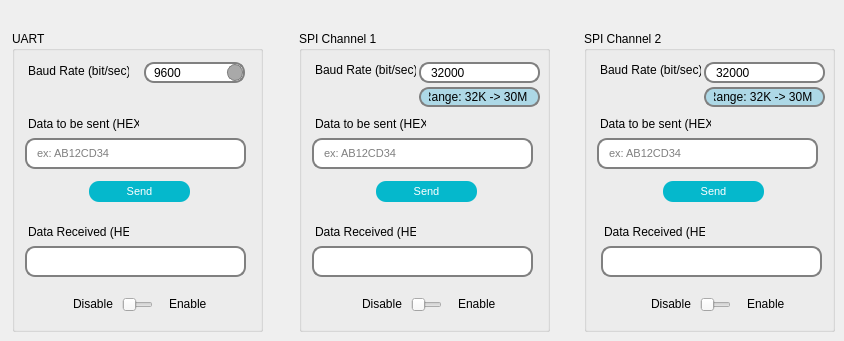
      <widget class="QWidget" name="BasicCommunication_tab">
       <attribute name="title">
        <string>Basic Communication</string>
       </attribute>
       <widget class="QGroupBox" name="UART_groupBox">
        <property name="geometry">
         <rect>
          <x>12</x>
          <y>31</y>
          <width>251</width>
          <height>301</height>
         </rect>
        </property>
        <property name="sizePolicy">
         <sizepolicy hsizetype="Fixed" vsizetype="Fixed">
          <horstretch>0</horstretch>
          <verstretch>0</verstretch>
         </sizepolicy>
        </property>
        <property name="font">
         <font>
          <family>Segoe UI</family>
         </font>
        </property>
        <property name="title">
         <string>UART</string>
        </property>
        <widget class="QLabel" name="UART_Enable_label">
         <property name="geometry">
          <rect>
           <x>157</x>
           <y>265</y>
           <width>41</width>
           <height>16</height>
          </rect>
         </property>
         <property name="font">
          <font>
           <family>Segoe UI</family>
          </font>
         </property>
         <property name="text">
          <string>Enable</string>
         </property>
        </widget>
        <widget class="QLabel" name="UART_Disable_label">
         <property name="geometry">
          <rect>
           <x>61</x>
           <y>263</y>
           <width>41</width>
           <height>20</height>
          </rect>
         </property>
         <property name="font">
          <font>
           <family>Segoe UI</family>
          </font>
         </property>
         <property name="text">
          <string>Disable</string>
         </property>
        </widget>
        <widget class="QSlider" name="UART_horizontalSlider">
         <property name="enabled">
          <bool>true</bool>
         </property>
         <property name="geometry">
          <rect>
           <x>110</x>
           <y>263</y>
           <width>31</width>
           <height>22</height>
          </rect>
         </property>
         <property name="styleSheet">
          <string notr="true">QSlider::groove:horizontal { 
	background-color:rgb(215,215,215) ;
	border: 0px solid #424242; 
	height: 10px; 
	border-radius: 5px;
}

QSlider::handle:horizontal { 
	background-color: #05B8CC; 
	border: 2px solid #05B8CC; 
	width: 16px; 
	height: 20px; 
	line-height: 20px; 
	margin-top: -5px; 
	margin-bottom: -5px; 
	border-radius: 10px; 
}



QSlider::handle:horizontal:hover { 
	border-radius: 10px;
}r</string>
         </property>
         <property name="maximum">
          <number>1</number>
         </property>
         <property name="value">
          <number>0</number>
         </property>
         <property name="tracking">
          <bool>true</bool>
         </property>
         <property name="orientation">
          <enum>Qt::Horizontal</enum>
         </property>
        </widget>
        <widget class="QComboBox" name="UART_BaudRate_comboBox">
         <property name="geometry">
          <rect>
           <x>132</x>
           <y>31</y>
           <width>101</width>
           <height>21</height>
          </rect>
         </property>
         <property name="font">
          <font>
           <family>Segoe UI</family>
          </font>
         </property>
         <property name="styleSheet">
          <string notr="true">QComboBox {
    border: 2px solid gray;
    border-radius: 10px;
    padding: 0 8px;
    background: white;
    selection-background-color: darkgray;
}

QComboBox::drop-down {
	 border: 1px solid gray;
	 border-radius: 8px;
	 background-color: darkgray;
}</string>
         </property>
         <property name="currentIndex">
          <number>12</number>
         </property>
         <item>
          <property name="text">
           <string>50</string>
          </property>
         </item>
         <item>
          <property name="text">
           <string>75</string>
          </property>
         </item>
         <item>
          <property name="text">
           <string>110</string>
          </property>
         </item>
         <item>
          <property name="text">
           <string>134</string>
          </property>
         </item>
         <item>
          <property name="text">
           <string>150</string>
          </property>
         </item>
         <item>
          <property name="text">
           <string>200</string>
          </property>
         </item>
         <item>
          <property name="text">
           <string>300</string>
          </property>
         </item>
         <item>
          <property name="text">
           <string>600</string>
          </property>
         </item>
         <item>
          <property name="text">
           <string>1200</string>
          </property>
         </item>
         <item>
          <property name="text">
           <string>1800</string>
          </property>
         </item>
         <item>
          <property name="text">
           <string>2400</string>
          </property>
         </item>
         <item>
          <property name="text">
           <string>4800</string>
          </property>
         </item>
         <item>
          <property name="text">
           <string>9600</string>
          </property>
         </item>
         <item>
          <property name="text">
           <string>19200</string>
          </property>
         </item>
         <item>
          <property name="text">
           <string>38400</string>
          </property>
         </item>
         <item>
          <property name="text">
           <string>57600</string>
          </property>
         </item>
         <item>
          <property name="text">
           <string>115200</string>
          </property>
         </item>
         <item>
          <property name="text">
           <string>230400</string>
          </property>
         </item>
        </widget>
        <widget class="QLabel" name="UART_BaudRate_label">
         <property name="geometry">
          <rect>
           <x>16</x>
           <y>32</y>
           <width>101</width>
           <height>16</height>
          </rect>
         </property>
         <property name="font">
          <font>
           <family>Segoe UI</family>
          </font>
         </property>
         <property name="text">
          <string>Baud Rate (bit/sec)</string>
         </property>
        </widget>
        <widget class="QLabel" name="UART_DataSend_label">
         <property name="geometry">
          <rect>
           <x>16</x>
           <y>82</y>
           <width>111</width>
           <height>21</height>
          </rect>
         </property>
         <property name="font">
          <font>
           <family>Segoe UI</family>
          </font>
         </property>
         <property name="text">
          <string>Data to be sent (HEX)</string>
         </property>
        </widget>
        <widget class="QLabel" name="UART_DataReceived_label">
         <property name="geometry">
          <rect>
           <x>16</x>
           <y>190</y>
           <width>101</width>
           <height>21</height>
          </rect>
         </property>
         <property name="font">
          <font>
           <family>Segoe UI</family>
          </font>
         </property>
         <property name="text">
          <string>Data Received (HEX)</string>
         </property>
        </widget>
        <widget class="QLineEdit" name="UART_DataSend_lineEdit">
         <property name="enabled">
          <bool>true</bool>
         </property>
         <property name="geometry">
          <rect>
           <x>13</x>
           <y>107</y>
           <width>221</width>
           <height>31</height>
          </rect>
         </property>
         <property name="font">
          <font>
           <family>Segoe UI</family>
           <pointsize>8</pointsize>
          </font>
         </property>
         <property name="autoFillBackground">
          <bool>false</bool>
         </property>
         <property name="styleSheet">
          <string notr="true">QLineEdit {
    border: 2px solid gray;
    border-radius: 10px;
    padding: 0 8px;
    background: white;
    selection-background-color: darkgray;
}</string>
         </property>
         <property name="text">
          <string/>
         </property>
         <property name="frame">
          <bool>true</bool>
         </property>
         <property name="readOnly">
          <bool>false</bool>
         </property>
         <property name="placeholderText">
          <string>ex: AB12CD34</string>
         </property>
         <property name="clearButtonEnabled">
          <bool>true</bool>
         </property>
        </widget>
        <widget class="QLineEdit" name="UART_DataReceived_lineEdit">
         <property name="enabled">
          <bool>true</bool>
         </property>
         <property name="geometry">
          <rect>
           <x>13</x>
           <y>215</y>
           <width>221</width>
           <height>31</height>
          </rect>
         </property>
         <property name="font">
          <font>
           <family>Segoe UI</family>
           <pointsize>8</pointsize>
          </font>
         </property>
         <property name="styleSheet">
          <string notr="true">QLineEdit {
    border: 2px solid gray;
    border-radius: 10px;
    padding: 0 8px;
    background: white;
    selection-background-color: darkgray;
}
</string>
         </property>
         <property name="text">
          <string/>
         </property>
         <property name="frame">
          <bool>true</bool>
         </property>
         <property name="readOnly">
          <bool>true</bool>
         </property>
         <property name="placeholderText">
          <string/>
         </property>
         <property name="clearButtonEnabled">
          <bool>true</bool>
         </property>
        </widget>
        <widget class="QPushButton" name="UART_SendData_pushButton">
         <property name="geometry">
          <rect>
           <x>77</x>
           <y>150</y>
           <width>101</width>
           <height>21</height>
          </rect>
         </property>
         <property name="sizePolicy">
          <sizepolicy hsizetype="Fixed" vsizetype="Fixed">
           <horstretch>0</horstretch>
           <verstretch>0</verstretch>
          </sizepolicy>
         </property>
         <property name="minimumSize">
          <size>
           <width>0</width>
           <height>0</height>
          </size>
         </property>
         <property name="font">
          <font>
           <family>Segoe UI</family>
           <pointsize>8</pointsize>
           <weight>50</weight>
           <italic>false</italic>
           <bold>false</bold>
          </font>
         </property>
         <property name="styleSheet">
          <string notr="true">QPushButton {
    color: white;
	background-color: #05B8CC;
	border: 2px solid grey;
    border-width: 0px;
    border-radius: 10px;    
    padding: 6px;
}
QPushButton:pressed {
    background-color: grey;
    border-style: inset;
}</string>
         </property>
         <property name="text">
          <string>Send</string>
         </property>
        </widget>
       </widget>
       <widget class="QGroupBox" name="SPI_Channel_1_groupBox">
        <property name="geometry">
         <rect>
          <x>299</x>
          <y>31</y>
          <width>251</width>
          <height>301</height>
         </rect>
        </property>
        <property name="font">
         <font>
          <family>Segoe UI</family>
         </font>
        </property>
        <property name="title">
         <string>SPI Channel 1</string>
        </property>
        <widget class="QLabel" name="SPI_Channel_1_Enable_label">
         <property name="geometry">
          <rect>
           <x>159</x>
           <y>265</y>
           <width>41</width>
           <height>16</height>
          </rect>
         </property>
         <property name="font">
          <font>
           <family>Segoe UI</family>
          </font>
         </property>
         <property name="text">
          <string>Enable</string>
         </property>
        </widget>
        <widget class="QLabel" name="SPI_Channel_1_Disable_label">
         <property name="geometry">
          <rect>
           <x>63</x>
           <y>263</y>
           <width>41</width>
           <height>20</height>
          </rect>
         </property>
         <property name="font">
          <font>
           <family>Segoe UI</family>
          </font>
         </property>
         <property name="text">
          <string>Disable</string>
         </property>
        </widget>
        <widget class="QSlider" name="SPI_Channel_1_horizontalSlider">
         <property name="enabled">
          <bool>true</bool>
         </property>
         <property name="geometry">
          <rect>
           <x>112</x>
           <y>263</y>
           <width>31</width>
           <height>22</height>
          </rect>
         </property>
         <property name="styleSheet">
          <string notr="true">QSlider::groove:horizontal { 
	background-color:rgb(215,215,215) ;
	border: 0px solid #424242; 
	height: 10px; 
	border-radius: 5px;
}

QSlider::handle:horizontal { 
	background-color: #05B8CC; 
	border: 2px solid #05B8CC; 
	width: 16px; 
	height: 20px; 
	line-height: 20px; 
	margin-top: -5px; 
	margin-bottom: -5px; 
	border-radius: 10px; 
}



QSlider::handle:horizontal:hover { 
	border-radius: 10px;
}r</string>
         </property>
         <property name="maximum">
          <number>1</number>
         </property>
         <property name="value">
          <number>0</number>
         </property>
         <property name="tracking">
          <bool>true</bool>
         </property>
         <property name="orientation">
          <enum>Qt::Horizontal</enum>
         </property>
        </widget>
        <widget class="QLabel" name="SPI_Channel_1_BaudRate_label">
         <property name="geometry">
          <rect>
           <x>16</x>
           <y>31</y>
           <width>101</width>
           <height>16</height>
          </rect>
         </property>
         <property name="font">
          <font>
           <family>Segoe UI</family>
          </font>
         </property>
         <property name="text">
          <string>Baud Rate (bit/sec)</string>
         </property>
        </widget>
        <widget class="QLabel" name="SPI_Channel_1_DataSend_label">
         <property name="geometry">
          <rect>
           <x>16</x>
           <y>82</y>
           <width>111</width>
           <height>21</height>
          </rect>
         </property>
         <property name="font">
          <font>
           <family>Segoe UI</family>
          </font>
         </property>
         <property name="text">
          <string>Data to be sent (HEX)</string>
         </property>
        </widget>
        <widget class="QLabel" name="SPI_Channel_1_DataReceived_label">
         <property name="geometry">
          <rect>
           <x>16</x>
           <y>190</y>
           <width>101</width>
           <height>21</height>
          </rect>
         </property>
         <property name="font">
          <font>
           <family>Segoe UI</family>
          </font>
         </property>
         <property name="text">
          <string>Data Received (HEX)</string>
         </property>
        </widget>
        <widget class="QLineEdit" name="SPI_Channel_1_DataSend_lineEdit">
         <property name="enabled">
          <bool>true</bool>
         </property>
         <property name="geometry">
          <rect>
           <x>13</x>
           <y>107</y>
           <width>221</width>
           <height>31</height>
          </rect>
         </property>
         <property name="font">
          <font>
           <family>Segoe UI</family>
           <pointsize>8</pointsize>
          </font>
         </property>
         <property name="autoFillBackground">
          <bool>false</bool>
         </property>
         <property name="styleSheet">
          <string notr="true">QLineEdit {
    border: 2px solid gray;
    border-radius: 10px;
    padding: 0 8px;
    background: white;
    selection-background-color: darkgray;
}</string>
         </property>
         <property name="text">
          <string/>
         </property>
         <property name="frame">
          <bool>true</bool>
         </property>
         <property name="readOnly">
          <bool>false</bool>
         </property>
         <property name="placeholderText">
          <string>ex: AB12CD34</string>
         </property>
         <property name="clearButtonEnabled">
          <bool>true</bool>
         </property>
        </widget>
        <widget class="QLineEdit" name="SPI_Channel_1_DataReceived_lineEdit">
         <property name="enabled">
          <bool>true</bool>
         </property>
         <property name="geometry">
          <rect>
           <x>13</x>
           <y>215</y>
           <width>221</width>
           <height>31</height>
          </rect>
         </property>
         <property name="font">
          <font>
           <family>Segoe UI</family>
           <pointsize>8</pointsize>
          </font>
         </property>
         <property name="styleSheet">
          <string notr="true">QLineEdit {
    border: 2px solid gray;
    border-radius: 10px;
    padding: 0 8px;
    background: white;
    selection-background-color: darkgray;
}
</string>
         </property>
         <property name="text">
          <string/>
         </property>
         <property name="frame">
          <bool>true</bool>
         </property>
         <property name="readOnly">
          <bool>true</bool>
         </property>
         <property name="placeholderText">
          <string/>
         </property>
         <property name="clearButtonEnabled">
          <bool>true</bool>
         </property>
        </widget>
        <widget class="QSpinBox" name="SPI_Channel_1_BaudRate_spinBox">
         <property name="geometry">
          <rect>
           <x>120</x>
           <y>31</y>
           <width>121</width>
           <height>21</height>
          </rect>
         </property>
         <property name="font">
          <font>
           <family>Segoe UI</family>
          </font>
         </property>
         <property name="styleSheet">
          <string notr="true">QSpinBox {
    border: 2px solid gray;
    border-radius: 10px;
    padding: 0 8px;
    background: white;
    selection-background-color: darkgray;
}

QSpinBox::up-button{
    width: 0
}
QSpinBox::down-button{
    width: 0
}</string>
         </property>
         <property name="specialValueText">
          <string/>
         </property>
         <property name="suffix">
          <string notr="true"/>
         </property>
         <property name="minimum">
          <number>32000</number>
         </property>
         <property name="maximum">
          <number>30000000</number>
         </property>
         <property name="value">
          <number>32000</number>
         </property>
         <property name="displayIntegerBase">
          <number>10</number>
         </property>
        </widget>
        <widget class="QLineEdit" name="SPI_Channel_1_BaudRateRange_lineEdit">
         <property name="geometry">
          <rect>
           <x>120</x>
           <y>56</y>
           <width>121</width>
           <height>20</height>
          </rect>
         </property>
         <property name="font">
          <font>
           <family>Segoe UI</family>
          </font>
         </property>
         <property name="styleSheet">
          <string notr="true">QLineEdit {
    border: 2px solid gray;
    border-radius: 10px;
    padding: 0 8px;
    background: white;
    selection-background-color: darkgray;
}

QLineEdit:read-only {
    background: lightblue;
}
</string>
         </property>
         <property name="text">
          <string>   Range: 32K -&gt; 30M</string>
         </property>
         <property name="readOnly">
          <bool>true</bool>
         </property>
        </widget>
        <widget class="QPushButton" name="SPI_Channel_1_SendData_pushButton">
         <property name="geometry">
          <rect>
           <x>77</x>
           <y>150</y>
           <width>101</width>
           <height>21</height>
          </rect>
         </property>
         <property name="sizePolicy">
          <sizepolicy hsizetype="Fixed" vsizetype="Fixed">
           <horstretch>0</horstretch>
           <verstretch>0</verstretch>
          </sizepolicy>
         </property>
         <property name="minimumSize">
          <size>
           <width>0</width>
           <height>0</height>
          </size>
         </property>
         <property name="font">
          <font>
           <family>Segoe UI</family>
           <pointsize>8</pointsize>
           <weight>50</weight>
           <italic>false</italic>
           <bold>false</bold>
          </font>
         </property>
         <property name="styleSheet">
          <string notr="true">QPushButton {
    color: white;
	background-color: #05B8CC;
	border: 2px solid grey;
    border-width: 0px;
    border-radius: 10px;    
    padding: 6px;
}
QPushButton:pressed {
    background-color: grey;
    border-style: inset;
}</string>
         </property>
         <property name="text">
          <string>Send</string>
         </property>
        </widget>
       </widget>
       <widget class="QGroupBox" name="SPI_Channel_2_groupBox">
        <property name="geometry">
         <rect>
          <x>584</x>
          <y>31</y>
          <width>251</width>
          <height>301</height>
         </rect>
        </property>
        <property name="font">
         <font>
          <family>Segoe UI</family>
         </font>
        </property>
        <property name="title">
         <string>SPI Channel 2</string>
        </property>
        <widget class="QLabel" name="SPI_Channel_2_Enable_label">
         <property name="geometry">
          <rect>
           <x>163</x>
           <y>265</y>
           <width>41</width>
           <height>16</height>
          </rect>
         </property>
         <property name="font">
          <font>
           <family>Segoe UI</family>
          </font>
         </property>
         <property name="text">
          <string>Enable</string>
         </property>
        </widget>
        <widget class="QLabel" name="SPI_Channel_2_Disable_label">
         <property name="geometry">
          <rect>
           <x>67</x>
           <y>263</y>
           <width>41</width>
           <height>20</height>
          </rect>
         </property>
         <property name="font">
          <font>
           <family>Segoe UI</family>
          </font>
         </property>
         <property name="text">
          <string>Disable</string>
         </property>
        </widget>
        <widget class="QSlider" name="SPI_Channel_2_horizontalSlider">
         <property name="enabled">
          <bool>true</bool>
         </property>
         <property name="geometry">
          <rect>
           <x>116</x>
           <y>263</y>
           <width>31</width>
           <height>22</height>
          </rect>
         </property>
         <property name="styleSheet">
          <string notr="true">QSlider::groove:horizontal { 
	background-color:rgb(215,215,215) ;
	border: 0px solid #424242; 
	height: 10px; 
	border-radius: 5px;
}

QSlider::handle:horizontal { 
	background-color: #05B8CC; 
	border: 2px solid #05B8CC; 
	width: 16px; 
	height: 20px; 
	line-height: 20px; 
	margin-top: -5px; 
	margin-bottom: -5px; 
	border-radius: 10px; 
}



QSlider::handle:horizontal:hover { 
	border-radius: 10px;
}r</string>
         </property>
         <property name="maximum">
          <number>1</number>
         </property>
         <property name="value">
          <number>0</number>
         </property>
         <property name="tracking">
          <bool>true</bool>
         </property>
         <property name="orientation">
          <enum>Qt::Horizontal</enum>
         </property>
        </widget>
        <widget class="QLabel" name="SPI_Channel_2_BaudRate_label">
         <property name="geometry">
          <rect>
           <x>16</x>
           <y>31</y>
           <width>101</width>
           <height>16</height>
          </rect>
         </property>
         <property name="font">
          <font>
           <family>Segoe UI</family>
          </font>
         </property>
         <property name="text">
          <string>Baud Rate (bit/sec)</string>
         </property>
        </widget>
        <widget class="QLabel" name="SPI_Channel_2_DataSend_label">
         <property name="geometry">
          <rect>
           <x>16</x>
           <y>82</y>
           <width>111</width>
           <height>21</height>
          </rect>
         </property>
         <property name="font">
          <font>
           <family>Segoe UI</family>
          </font>
         </property>
         <property name="text">
          <string>Data to be sent (HEX)</string>
         </property>
        </widget>
        <widget class="QLabel" name="SPI_Channel_2_DataReceived_label">
         <property name="geometry">
          <rect>
           <x>20</x>
           <y>190</y>
           <width>101</width>
           <height>21</height>
          </rect>
         </property>
         <property name="font">
          <font>
           <family>Segoe UI</family>
          </font>
         </property>
         <property name="text">
          <string>Data Received (HEX)</string>
         </property>
        </widget>
        <widget class="QLineEdit" name="SPI_Channel_2_DataSend_lineEdit">
         <property name="enabled">
          <bool>true</bool>
         </property>
         <property name="geometry">
          <rect>
           <x>13</x>
           <y>107</y>
           <width>221</width>
           <height>31</height>
          </rect>
         </property>
         <property name="font">
          <font>
           <family>Segoe UI</family>
           <pointsize>8</pointsize>
          </font>
         </property>
         <property name="autoFillBackground">
          <bool>false</bool>
         </property>
         <property name="styleSheet">
          <string notr="true">QLineEdit {
    border: 2px solid gray;
    border-radius: 10px;
    padding: 0 8px;
    background: white;
    selection-background-color: darkgray;
}</string>
         </property>
         <property name="text">
          <string/>
         </property>
         <property name="frame">
          <bool>true</bool>
         </property>
         <property name="readOnly">
          <bool>false</bool>
         </property>
         <property name="placeholderText">
          <string>ex: AB12CD34</string>
         </property>
         <property name="clearButtonEnabled">
          <bool>true</bool>
         </property>
        </widget>
        <widget class="QLineEdit" name="SPI_Channel_2_DataReceived_lineEdit">
         <property name="enabled">
          <bool>true</bool>
         </property>
         <property name="geometry">
          <rect>
           <x>17</x>
           <y>215</y>
           <width>221</width>
           <height>31</height>
          </rect>
         </property>
         <property name="font">
          <font>
           <family>Segoe UI</family>
           <pointsize>8</pointsize>
          </font>
         </property>
         <property name="styleSheet">
          <string notr="true">QLineEdit {
    border: 2px solid gray;
    border-radius: 10px;
    padding: 0 8px;
    background: white;
    selection-background-color: darkgray;
}
</string>
         </property>
         <property name="text">
          <string/>
         </property>
         <property name="frame">
          <bool>true</bool>
         </property>
         <property name="readOnly">
          <bool>true</bool>
         </property>
         <property name="placeholderText">
          <string/>
         </property>
         <property name="clearButtonEnabled">
          <bool>true</bool>
         </property>
        </widget>
        <widget class="QSpinBox" name="SPI_Channel_2_BaudRate_spinBox">
         <property name="geometry">
          <rect>
           <x>120</x>
           <y>31</y>
           <width>121</width>
           <height>21</height>
          </rect>
         </property>
         <property name="font">
          <font>
           <family>Segoe UI</family>
          </font>
         </property>
         <property name="styleSheet">
          <string notr="true">QSpinBox {
    border: 2px solid gray;
    border-radius: 10px;
    padding: 0 8px;
    background: white;
    selection-background-color: darkgray;
}

QSpinBox::up-button{
    width: 0
}
QSpinBox::down-button{
    width: 0
}</string>
         </property>
         <property name="suffix">
          <string notr="true"/>
         </property>
         <property name="minimum">
          <number>32000</number>
         </property>
         <property name="maximum">
          <number>30000000</number>
         </property>
         <property name="value">
          <number>32000</number>
         </property>
         <property name="displayIntegerBase">
          <number>10</number>
         </property>
        </widget>
        <widget class="QLineEdit" name="SPI_Channel_2_BaudRateRange_lineEdit">
         <property name="geometry">
          <rect>
           <x>120</x>
           <y>56</y>
           <width>121</width>
           <height>20</height>
          </rect>
         </property>
         <property name="font">
          <font>
           <family>Segoe UI</family>
          </font>
         </property>
         <property name="styleSheet">
          <string notr="true">QLineEdit {
    border: 2px solid gray;
    border-radius: 10px;
    padding: 0 8px;
    background: white;
    selection-background-color: darkgray;
}

QLineEdit:read-only {
    background: lightblue;
}
</string>
         </property>
         <property name="text">
          <string>   Range: 32K -&gt; 30M</string>
         </property>
         <property name="readOnly">
          <bool>true</bool>
         </property>
        </widget>
        <widget class="QPushButton" name="SPI_Channel_2_SendData_pushButton">
         <property name="geometry">
          <rect>
           <x>79</x>
           <y>150</y>
           <width>101</width>
           <height>21</height>
          </rect>
         </property>
         <property name="sizePolicy">
          <sizepolicy hsizetype="Fixed" vsizetype="Fixed">
           <horstretch>0</horstretch>
           <verstretch>0</verstretch>
          </sizepolicy>
         </property>
         <property name="minimumSize">
          <size>
           <width>0</width>
           <height>0</height>
          </size>
         </property>
         <property name="font">
          <font>
           <family>Segoe UI</family>
           <pointsize>8</pointsize>
           <weight>50</weight>
           <italic>false</italic>
           <bold>false</bold>
          </font>
         </property>
         <property name="styleSheet">
          <string notr="true">QPushButton {
    color: white;
	background-color: #05B8CC;
	border: 2px solid grey;
    border-width: 0px;
    border-radius: 10px;    
    padding: 6px;
}
QPushButton:pressed {
    background-color: grey;
    border-style: inset;
}</string>
         </property>
         <property name="text">
          <string>Send</string>
         </property>
        </widget>
       </widget>
      </widget>
